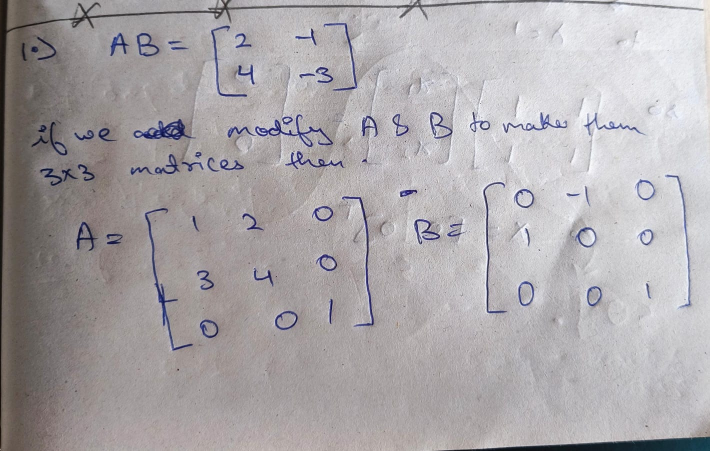
#> input picture Level 3 Submission/1.jpg, 1419 x 902 px, given in place of awmleer-I--YyrXUphc-unsplash.jpg, which was not available (shown at 1/2 size)
$ python feature_extraction.py
#> lines starting #> are read from the running program, lines starting #| are printed output that depends on the picture; after the words box and inside, x2 and y2 are one past the last pixel; in counts of white or black regions, pixels touching at a corner belong together; pictures that were not available may be replaced by others from this repository, and a replacement may not be noted
import cv2 as cv
import numpy as np
#import images as grey scale and resize them to 128x128
c_img_1 = cv.resize(cv.imread('level-4/datasets/awmleer-I--YyrXUphc-unsplash.jpg'),(520,520))
c_img_2 = cv.resize(cv.imread('level-4/datasets/daniel-lloyd-blunk-fernandez-QkKKggRWlE8-unsplash.jpg'),(520,520))
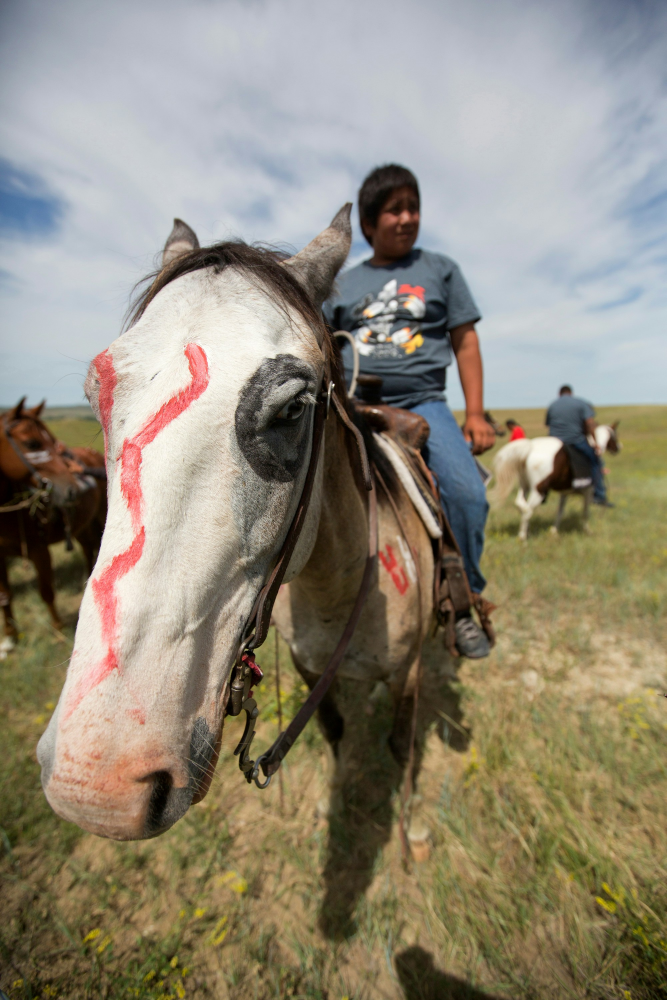
#> input picture level-4/datasets/daniel-lloyd-blunk-fernandez-QkKKggRWlE8-unsplash.jpg, 2000 x 3000 px, found by its file name (shown at 1/3 size)
c_img_3 = cv.resize(cv.imread('level-4/datasets/gabriel-martin-FH3NzSqwOTU-unsplash.jpg'),(520,520))
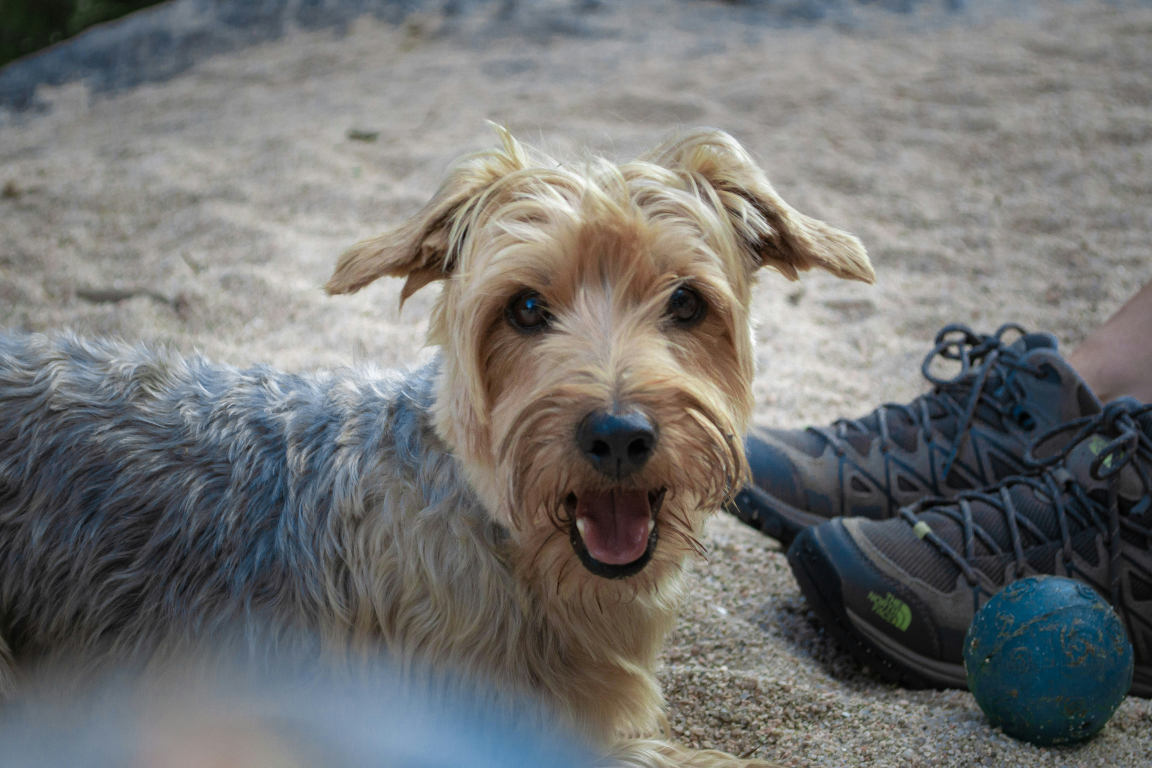
#> input picture level-4/datasets/gabriel-martin-FH3NzSqwOTU-unsplash.jpg, 4608 x 3072 px, found by its file name (shown at 1/4 size)

img_1 = cv.cvtColor( c_img_1,cv.COLOR_BGR2GRAY )
img_2 = cv.cvtColor( c_img_2,cv.COLOR_BGR2GRAY )
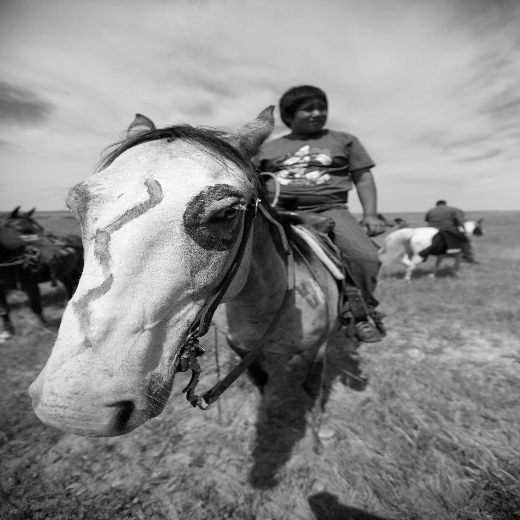
#> img_2: shape (520, 520); min 0, max 254, mean 137.5
img_3 = cv.cvtColor( c_img_3,cv.COLOR_BGR2GRAY )


cv.imshow('original image ', img_1)
cv.waitKey(0)

cv.imshow('original image ', img_2)
cv.waitKey(0)

cv.imshow('original image ', img_3)
cv.waitKey(0)

#perfrom Canny edge detection
e_img_1 = cv.Canny(img_1,150,150)
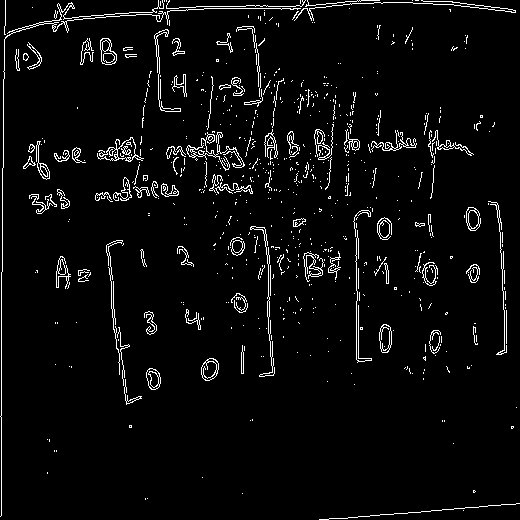
#> e_img_1: shape (520, 520); 4.2% white in thin lines or dots
e_img_2 = cv.Canny(img_2,150,550)
#> e_img_2: shape (520, 520); 2.1% white in thin lines or dots, all inside (x1, y1, x2, y2) = (0, 85, 483, 505)
e_img_3 = cv.Canny(img_3,100,300)
#> e_img_3: shape (520, 520); 6.5% white in thin lines or dots, all inside (x1, y1, x2, y2) = (0, 79, 520, 520)


cv.imshow('Detected edges ', e_img_1)
cv.waitKey(0)

cv.imshow('Detected edges ', e_img_2)
cv.waitKey(0)

cv.imshow('Detected edges ', e_img_3)
cv.waitKey(0)


#convert the input image into float32 type
f_img_1 = np.float32(img_1)
f_img_2 = np.float32(img_2)
f_img_3 = np.float32(img_3)

#detection of corners using harris method

rscores_1 = cv.cornerHarris(f_img_1,2,3,0.04)
rscores_1 = cv.dilate(rscores_1,None)
threshold_1 = 0.05*rscores_1.max()              # Threshold value can be changed according to the image and conditions.
#> threshold_1 = 3010993
c_img_1[rscores_1>threshold_1] = [0,255,0]    # Corenrs now green Color.
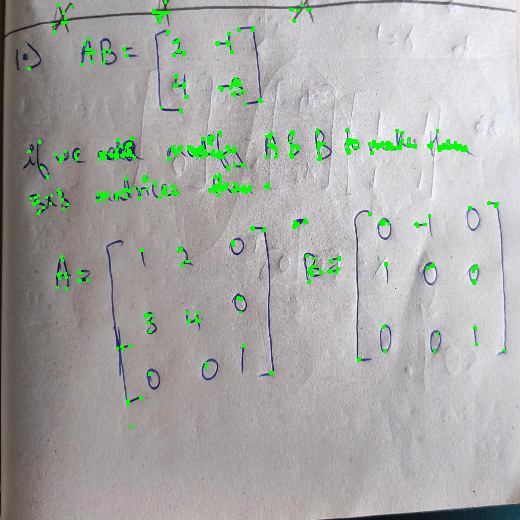
#> c_img_1: shape (520, 520, 3); mean B, G, R 166.3, 169.5, 168.3

cv.imshow('dst',c_img_1)
if cv.waitKey(0) & 0xff == 27:
#> (key Esc is pressed here)
    cv.destroyAllWindows()


#detection of corners using harris method

rscores_2 = cv.cornerHarris(f_img_2,2,3,0.04)
rscores_2 = cv.dilate(rscores_2,None)
threshold_2 = 0.05*rscores_2.max()              # Threshold value can be changed according to the image and conditions.
#> threshold_2 = 4114124
c_img_2[rscores_2>threshold_2] = [0,255,0]    # Corenrs now green Color.

cv.imshow('dst',c_img_2)
if cv.waitKey(0) & 0xff == 27:
#> (key Esc is pressed here)
    cv.destroyAllWindows()


#detection of corners using harris method

rscores_3 = cv.cornerHarris(f_img_3,2,3,0.04)
rscores_3 = cv.dilate(rscores_3,None)
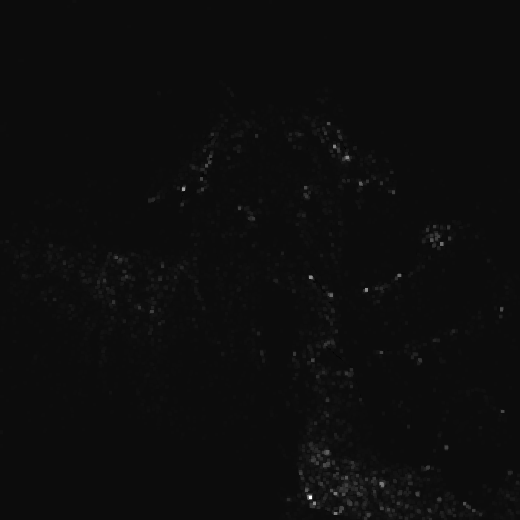
#> rscores_3: shape (520, 520) float32; min -554211.8, max 10811856, mean 53939.9; drawn with min black and max white
threshold_3 = 0.05*rscores_3.max()              # Threshold value can be changed according to the image and conditions.
#> threshold_3 = 540592.8
c_img_3[rscores_3>threshold_3] = [0,255,0]    # Corenrs now green Color.
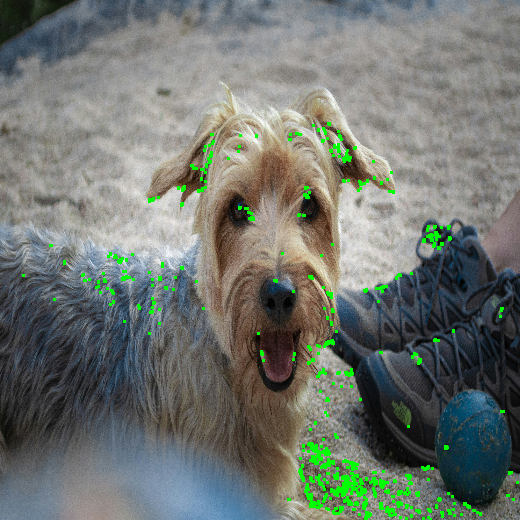
#> c_img_3: shape (520, 520, 3); mean B, G, R 111.2, 117.5, 111.8

cv.imshow('dst',c_img_3)
if cv.waitKey(0) & 0xff == 27:
#> (key Esc is pressed here)
    cv.destroyAllWindows()
